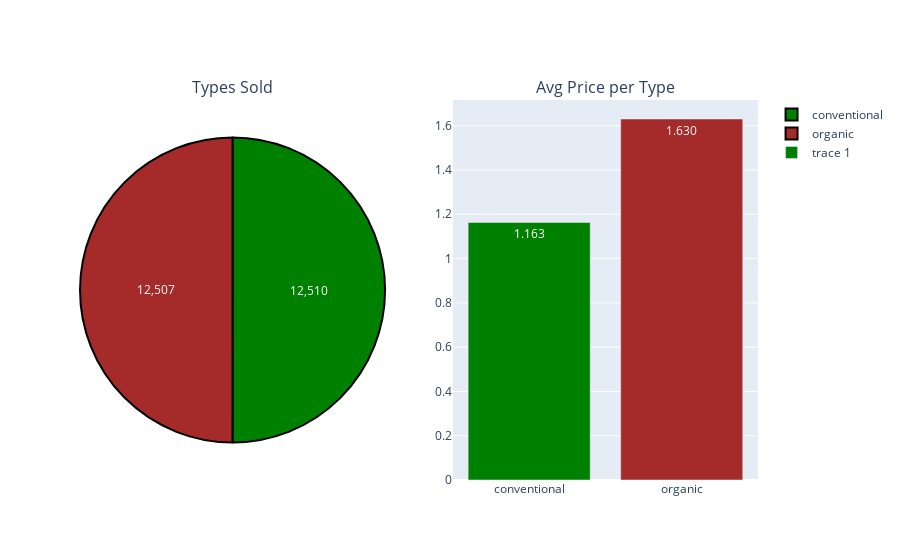

Notebook cell for this chart:
### Code cell
#Info about 'type'... average price for each type, total volume sold of each type and total sold of each type.
colors=['green','brown']
types=df.groupby(['type'])['average_price'].mean().index
val=df['type'].value_counts().values
from plotly.subplots import make_subplots
fig = make_subplots(1, 2, specs=[[{'type':'domain'}, {'type':'bar'}]], subplot_titles=['Types Sold', 'Avg Price per Type'])
fig.add_traces([go.Pie(labels=types,values=val,textinfo='value',marker=dict(colors=colors,line=dict(color='#000000', width=2)))],1,1)

fig.add_traces([go.Bar(x=types,y=df.groupby(['type'])['average_price'].mean().values,marker_color=colors,textposition='auto',
                      texttemplate='%{text:.3f}',text=df.groupby(['type'])['average_price'].mean().values)],1,2)

### Figure 1 — Plotly figure (JSON) as saved in the notebook; plotly's stock layout.template omitted (floating-point values rounded to 4 significant figures)
{"data": [{"domain": {"x": [0, 0.45], "y": [0, 1]}, "labels": ["conventional", "organic"], "marker": {"colors": ["green", "brown"], "line": {"color": "#000000", "width": 2}}, "textinfo": "value", "type": "pie", "values": [12510, 12507]}, {"marker": {"color": ["green", "brown"]}, "text": [1.163, 1.63], "textposition": "auto", "texttemplate": "%{text:.3f}", "type": "bar", "x": ["conventional", "organic"], "xaxis": "x", "y": [1.163, 1.63], "yaxis": "y"}], "layout": {"annotations": [{"font": {"size": 16}, "showarrow": false, "text": "Types Sold", "x": 0.225, "xanchor": "center", "xref": "paper", "y": 1, "yanchor": "bottom", "yref": "paper"}, {"font": {"size": 16}, "showarrow": false, "text": "Avg Price per Type", "x": 0.775, "xanchor": "center", "xref": "paper", "y": 1, "yanchor": "bottom", "yref": "paper"}], "xaxis": {"anchor": "y", "domain": [0.55, 1]}, "yaxis": {"anchor": "x", "domain": [0, 1]}}}
